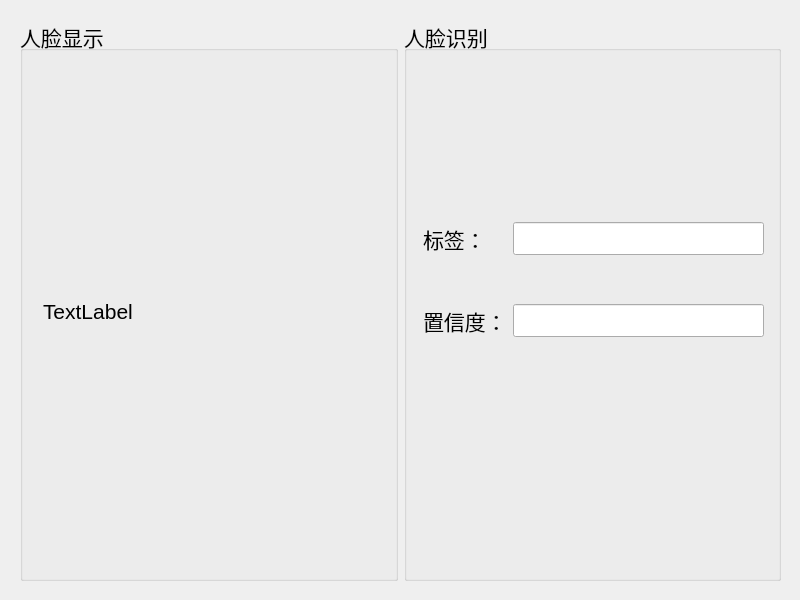
<?xml version="1.0" encoding="UTF-8"?>
<ui version="4.0">
 <class>MainWindow</class>
 <widget class="QMainWindow" name="MainWindow">
  <property name="geometry">
   <rect>
    <x>0</x>
    <y>0</y>
    <width>800</width>
    <height>600</height>
   </rect>
  </property>
  <property name="windowTitle">
   <string>MainWindow</string>
  </property>
  <widget class="QWidget" name="centralwidget">
   <widget class="QWidget" name="horizontalLayoutWidget">
    <property name="geometry">
     <rect>
      <x>20</x>
      <y>20</y>
      <width>761</width>
      <height>561</height>
     </rect>
    </property>
    <layout class="QHBoxLayout" name="horizontalLayout">
     <item>
      <widget class="QGroupBox" name="FaceShow">
       <property name="font">
        <font>
         <pointsize>16</pointsize>
        </font>
       </property>
       <property name="title">
        <string>人脸显示</string>
       </property>
       <widget class="QLabel" name="Face">
        <property name="geometry">
         <rect>
          <x>23</x>
          <y>51</y>
          <width>331</width>
          <height>481</height>
         </rect>
        </property>
        <property name="text">
         <string>TextLabel</string>
        </property>
       </widget>
      </widget>
     </item>
     <item>
      <widget class="QGroupBox" name="FaceRecongnition">
       <property name="font">
        <font>
         <pointsize>16</pointsize>
        </font>
       </property>
       <property name="title">
        <string>人脸识别</string>
       </property>
       <widget class="QWidget" name="gridLayoutWidget">
        <property name="geometry">
         <rect>
          <x>19</x>
          <y>159</y>
          <width>341</width>
          <height>201</height>
         </rect>
        </property>
        <layout class="QGridLayout" name="gridLayout">
         <item row="0" column="1">
          <widget class="QLineEdit" name="EditLabel"/>
         </item>
         <item row="0" column="0">
          <widget class="QLabel" name="label">
           <property name="font">
            <font>
             <pointsize>16</pointsize>
            </font>
           </property>
           <property name="text">
            <string>标签：</string>
           </property>
          </widget>
         </item>
         <item row="1" column="0">
          <widget class="QLabel" name="confidence">
           <property name="font">
            <font>
             <pointsize>16</pointsize>
            </font>
           </property>
           <property name="text">
            <string>置信度：</string>
           </property>
          </widget>
         </item>
         <item row="1" column="1">
          <widget class="QLineEdit" name="EditConfidence"/>
         </item>
        </layout>
       </widget>
      </widget>
     </item>
    </layout>
   </widget>
  </widget>
 </widget>
 <resources/>
 <connections/>
</ui>
